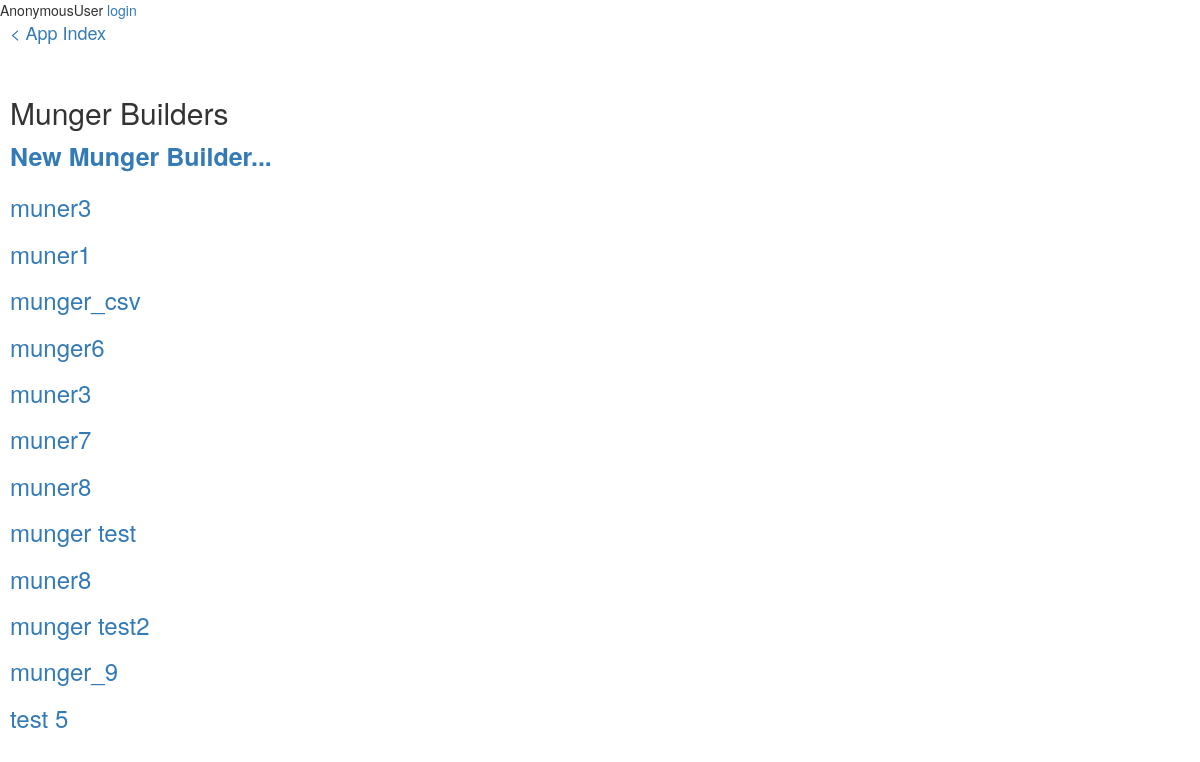
Page /script_builder/munger_builder_index/ on the earlier database version.
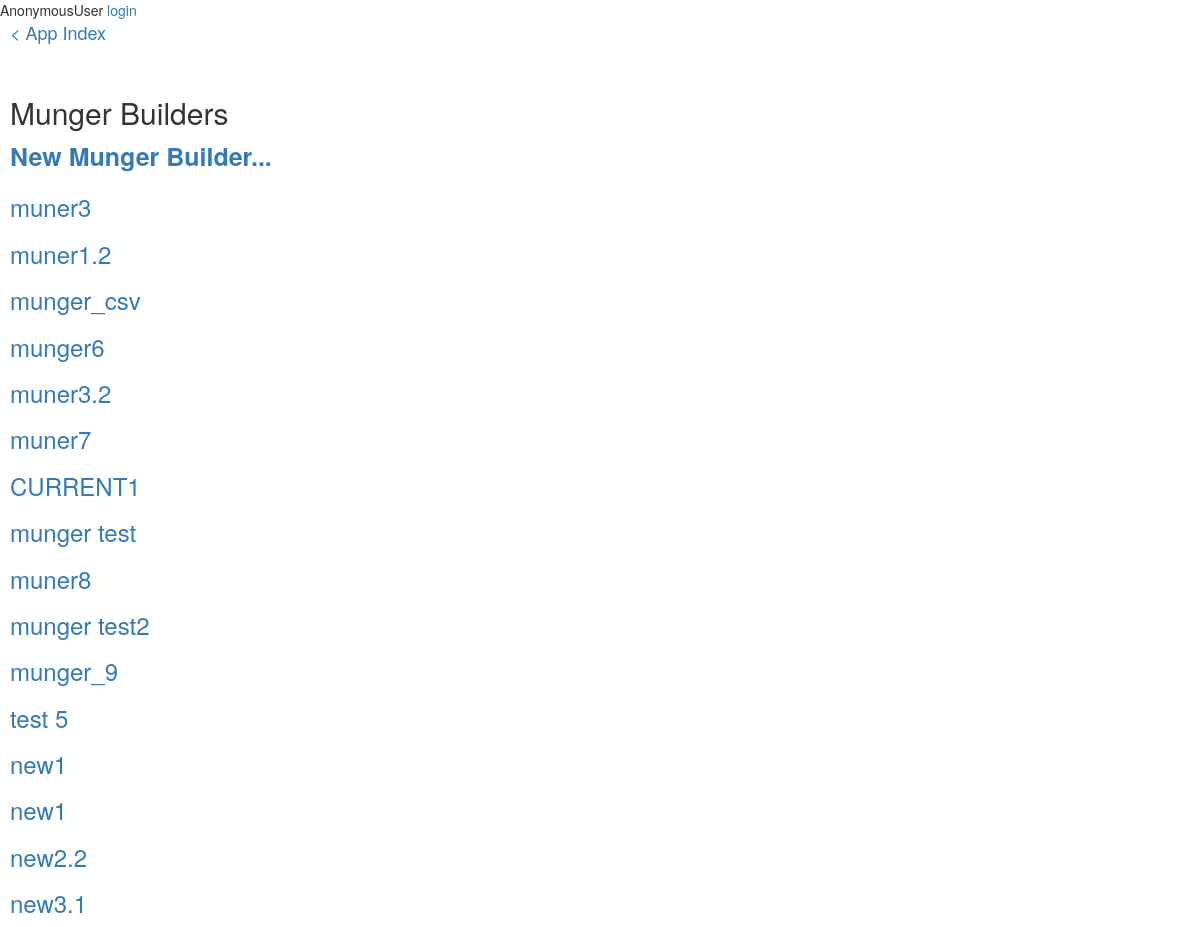
Same page on the later database version.
### script_builder/models.py (models this page shows, shortened)
class MungerBuilder(models.Model):
    munger_name = models.CharField(max_length=200)
    input_folder = models.CharField(max_length=999, null=True, blank=True)
    input_filename = models.CharField(max_length=200, null=True, blank=True)
    output_folder = models.CharField(max_length=999, null=True, blank=True)
    output_filename = models.CharField(max_length=200, null=True, blank=True)
    rows_to_delete_top = models.IntegerField(null=True, blank=True)
    rows_to_delete_bottom = models.IntegerField(null=True, blank=True)

### script_builder/views.py (the view)
def munger_builder_index(request):
    munger_builder_list = MungerBuilder.objects.order_by('id')
    context = {'munger_builder_list': munger_builder_list}
    return render(request, 'script_builder/munger_builder_index.html', context)

### script_builder/templates/script_builder/munger_builder_index.html
{% extends "base.html" %}
{% load humanize %}
{% load crispy_forms_tags %}
{% load bootstrap3 %}
{% block back_link %}
    <p><a class=back-link href="{% url 'app_index' %}">< App Index</a></p>
{% endblock %}
{% block content %}
    <h2>Munger Builders</h2>
    <a class="index-link index-heading" href="{% url 'munger_builder_setup' %}">New Munger Builder...</a>
    {% if munger_builder_list %}
        {% for munger_builder in munger_builder_list %}
            <h3><a href="{% url 'munger_tools' munger_builder.id %}" id='{{ munger_builder.id }}' name="run" type="submit" >{{ munger_builder.munger_name }}</a></h3>
        {% endfor %}
    {% endif %}
{% endblock content %}

### munger_builder/templates/base.html (shortened to what this page needs)
{% load compile_static %}
{% load staticfiles %}
<!DOCTYPE html>
<html>
  <head>
    <link href="{{ STATIC_URL }}bootstrap-3.3.4-dist/css/bootstrap.min.css" rel="stylesheet" media="screen">
    <link href="{{ STATIC_URL }}extra_css.css" rel="stylesheet" media="screen">
    <link href="{{ STATIC_URL }}pivot_table.css" rel="stylesheet" media="screen">
  </head>
  <body>
    <div class=user-session-info>
      {{ user }}
      {% if user.is_anonymous %}
      <a href="{% url 'django.contrib.auth.views.login' %}">login</a>
      {% else %}
      <a href="{% url 'django.contrib.auth.views.logout' %}">logout</a>
      {% endif %}
    </div>
    <div id="content" class='main-content'>
        {% block back_link %}{% endblock %}
        {% block content %}{% endblock %}
    </div>
  </body>
</html>

### static/extra_css.css (style rules this page uses)
.main-content { margin-left: 10px; }
.index-link { font-size: 25px; }
.index-heading { font-weight: bold; }
.back-link { font-size: 18px; }

Differences in the rows shown:
changed MungerBuilder: munger_name "muner1" → "muner1.2"
changed MungerBuilder: munger_name "muner3" → "muner3.2"
changed MungerBuilder: munger_name "muner8" → "CURRENT1"
added MungerBuilder: munger_name "new1"
added MungerBuilder: munger_name "new1"
added MungerBuilder: munger_name "new2.2"
added MungerBuilder: munger_name "new3.1"
